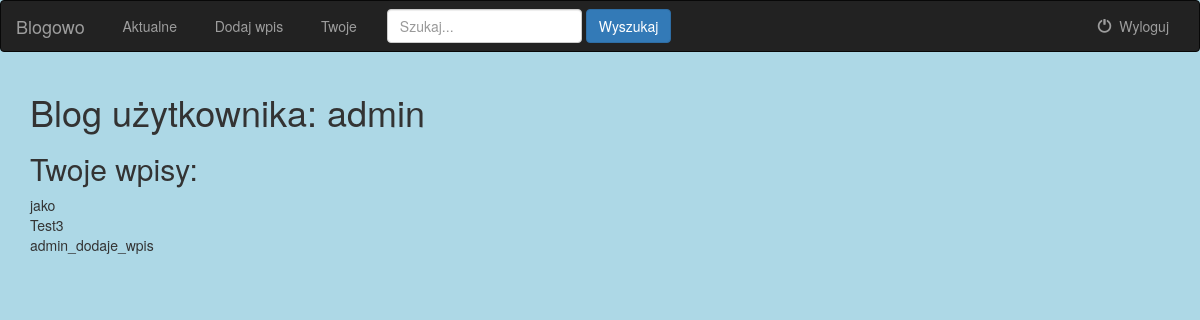
Page /autor=2 on the committed database.
### users/models.py (models this page shows)
class BlogUser(AbstractUser):
    avatar = models.ImageField(upload_to='avatars/',blank=True)

### news/models.py (models this page shows)
class News(models.Model):
    tytul = models.CharField('Tytuł', max_length=255)
    odnosnik = models.SlugField('Odnośnik', max_length=255, unique=True)
    text = models.TextField(verbose_name='Treść')
    kategoiria = models.ManyToManyField(Category, verbose_name='Kategorie')
    data_publikacji = models.DateTimeField('Data dodania', auto_now_add=True)
    autor = models.ForeignKey(BlogUser,on_delete=models.CASCADE)
    class Meta:
        verbose_name = "Wiadomość"
        verbose_name_plural = "Wiadomości"
    def __str__(self):
        return self.tytul

### news/views.py (the view)
# urls.py: url(r'^autor=(?P<name>[0-9]+)$', author, name='concrete_author'),
def author(request,name):
    autor=get_object_or_404(BlogUser,pk=name)
    news = News.objects.filter(autor__pk=name)
    return render(request, 'author.html', {'autor' : autor, 'news' : news})

### news/templates/author.html (shortened to what this page needs)
<!DOCTYPE html>
<html lang="en">
<head>
</head>
<body>
{% load staticfiles %}
<link rel="stylesheet" href="https://maxcdn.bootstrapcdn.com/bootstrap/3.3.6/css/bootstrap.min.css">
<link rel="stylesheet" type="text/css" href="{% static 'blog/style.css' %}">
<nav class="navbar navbar-inverse">
    <div class="container-fluid">
        <div class="navbar-header">
            <a class="navbar-brand" href="{{ '/news/' }}">Blogowo</a>
        </div>
        <div class="collapse navbar-collapse">
            <ul class="nav navbar-nav">
                <li class="">
                    <a href="{{ '/news/' }}">
                        &nbsp; Aktualne
                    </a>
                </li>
                <li class="">
                    <a href="{{ '/news/add/' }}">
                        &nbsp; Dodaj wpis
                    </a>
                </li>
                <li class="activate">
                    <a href="{% url 'concrete_author' user.pk %}">
                        &nbsp; Twoje
                    </a>
                </li>
            </ul>
            <form class="navbar-form navbar-left" role="search" method="get" action="{% url 'blog_search' %}">
                <div class="form-group">
                    <input type="text"  class="form-control" name="q" placeholder="Szukaj...">
                </div>
                <button type="submit" class="btn btn-primary">Wyszukaj</button>
            </form>
            <ul class="nav navbar-nav navbar-right">
                <li class="">
                    <a href="{{ '/accounts/logout/' }}">
                        <span class="glyphicon glyphicon-off" aria-hidden="true"></span>&nbsp; Wyloguj
                    </a>
                </li>
            </ul>
        </div>
    </div>
</nav>
<div class="container">
<h1>Blog użytkownika: {{autor}} </h1>
<h2>Twoje wpisy: </h2>
{% for wpis in news %}
    {{wpis}}</br>
{% endfor %}
</div>
</body>
</html>

### news/static/blog/style.css (style rules this page uses)
body { background-color: lightblue; }

### rows in the picture
BlogUser: username "admin"
News: tytul "jako"
News: tytul "Test3"
News: tytul "admin_dodaje_wpis"
